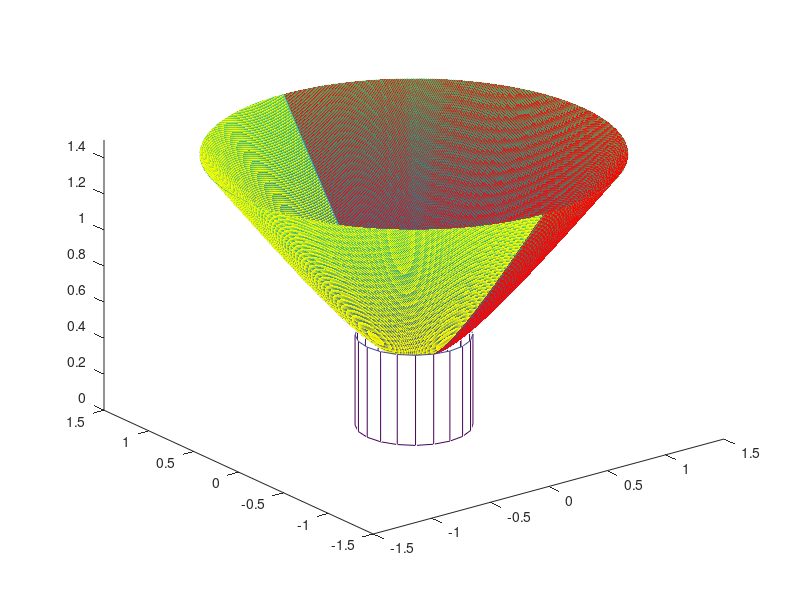

Source code (MATLAB): (Note: this script raises an error after producing the figure.)
close all;
ax = axes('XLim',[-1.5 1.5],'YLim',[-1.5 1.5],'ZLim',[0 1.5]);
view(3)
h = hgtransform('Parent',ax);
hold on;

[X1,Y1] = meshgrid(0:0.01:1.5, -1.5:0.01:1.5);
Z1 = sqrt((1/7 + X1.^2/1+Y1.^2/1));
mesh(X1,  Y1,  Z1,'Parent',h, 'FaceColor', [1,0,0]);

hold on;
[X2,Y2] = meshgrid(-1.5:0.01:0, -1.5:0.01:1.5);
Z2 = sqrt((1/7 + X2.^2/1+Y2.^2/1));
mesh(X2,  Y2 , Z2,'Parent',h, 'FaceColor', [1,1,0]);

hold on;
[X3,Y3,Z3] = cylinder(0.4);
Z3 = Z3 *0.5;
mesh(X3,  Y3 , Z3,'Parent',h, 'FaceColor', [1,1,1]);

%// Optional: Interpolate the color and do not show the grid line
%// Optional: Set the aspect ratio of the axes to 1:1:1 so proportions
%//           are displayed correctly.
%axis manual;

% 
% foo = -1;
% %gradf = [0;0];
% %H = [10 0; 0 , 2];
% %Creating mesh points with a smaller range than that of our function
% [ax1,ax2] = meshgrid(-0.5:0.01:0.5,-0.5:0.01:0.5);
% %Calculating quadratic function values
% fq =  foo + 5*ax1.^2+ax2.^2;
% %Plotting mesh with a red color code.
% surf(ax1,ax2,fq,'FaceColor', [1 0 0])
% axis manual;
% hold on;
% 

for r = 1:.1:6*pi
    % Z-axis rotation matrix
    Rz = makehgtform('zrotate',r);
    % Scaling matrix
    % Concatenate the transforms and
    % set the transform Matrix property
    set(h,'Matrix',Rz)
    drawnow
end
pause(1)